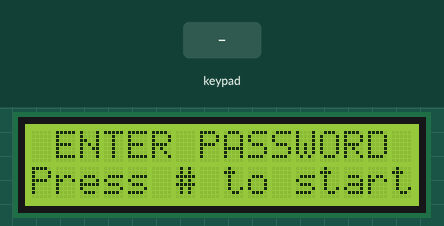
This sketch was run on a simulated Arduino Uno, built with avr-gcc and run on an emulated ATmega328P. Parts: 16×2 character LCD. Inputs (shaded band) come from the test bench.

Above: at 1.2 s.
1.3 s: key '#' pressed
At 2.5 s:
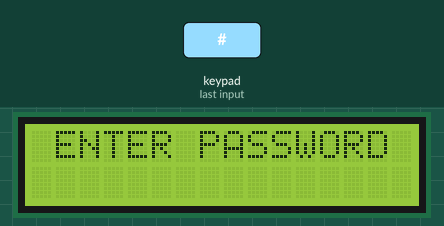
2.8 s: keypad keys 4 8 2 6 pressed 0.4 s apart
At 3.4 s:
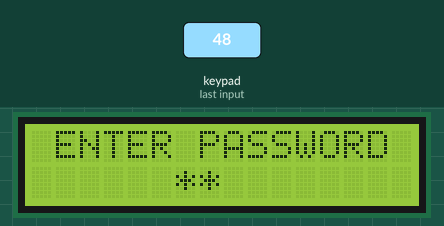
At 4.8 s:
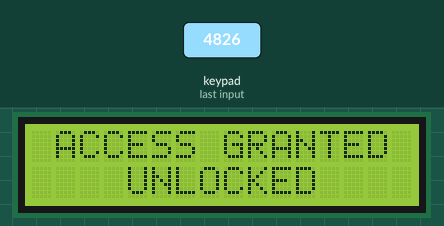
Timing chart, 0 to 6.3 s (numbered marks = the images above; inputs shaded):
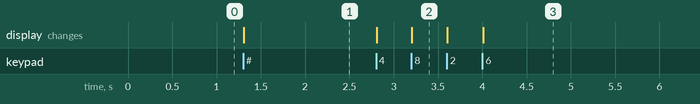

Measured:
- after the input at 1.3 s, the display: changes at once (image 1)
- after the input at 2.8 s, the display: first changes at once (image 2 shows a later state)

The sketch:

a4_libraries.ino
```cpp
#include <Keypad.h> // library to read input from keypad
#include <LiquidCrystal.h> // library to control LCD display

const byte ROWS = 4; // four rows
const byte COLS = 3;    // three columns

// define the cymbols on the buttons of the keypads
char keys[ROWS][COLS] = {
  {'1','2','3'},
  {'4','5','6'},
  {'7','8','9'},
  {'*','0','#'}
};

// connect keypad row and column pins to Arduino pins
byte rowPins[ROWS]={7, 6, A0, A1};
byte colPins[COLS]={A2, A3, A4};

// initialize keypad and LCD objects
Keypad keypad = Keypad(makeKeymap(keys), rowPins, colPins, ROWS, COLS);
LiquidCrystal lcd(12, 11, 5, 4, 3, 2);


const char CODE[] = "4826"; // correct password
int inputLen = 0; // records number of digits entered
int failCount = 0; // counts failed attempts
const int MAX_FAILS = 3; // 3 incorrect tries before lockout
const unsigned long LOCKOUT_MS = 10000; // 10 seconds lockout time
unsigned long lockedUntil = 0; // stores when lockout ends

// clear and print two lines on LCD with two input parameters
void displayScreen(const char* line1, const char* line2 = "") {
  lcd.clear(); // clear previous text
  // set cursor to first line and print first message
  lcd.setCursor(0,0);
  lcd.print(line1);

  // set cursor to second line and print second message
  lcd.setCursor(0,1);
  lcd.print(line2);
}

void setup() {
  lcd.begin(16, 2); // initialize LCD (16 cols x 2 rows)
  displayScreen(" ENTER PASSWORD", "Press # to start"); // set up default screen
}

void loop() {
  // system starts only when user presses #
  if (keypad.getKey() == '#') {
    char* inputs = getInput(); // retrieve inputs

    // check if code is correct
    if (isCorrect(inputs)) {
      failCount = 0; // reset failed attempts
      displayScreen(" ACCESS GRANTED", "    UNLOCKED"); // display unlocked message on screen
      delay(800); // short delay before reset

    } else { // incorrect attempt
      failCount++; // increment failed attempt count by 1

      // if attempts are still under max limit
      if (failCount < MAX_FAILS) {
        displayScreen("  ACCESS DENIED", "   Try again"); // display error message
        delay(800); // short delay

      } else { // reach the max fail attempts
        lockedUntil = millis() + LOCKOUT_MS; // set unlock time as 10 sec later
        displayScreen("   LOCKED OUT", "Too many tries"); // display lockout message

        // while 10 seconds isn't up
        while (millis() < lockedUntil) {
          lockoutCountdown(); // show countdown
          delay(200); // update every .2 seconds
        }
        failCount = 0;  // reset fails after timeout
      }

    // reset input length and display screen
    reset();
    }
  }

}

// reads 4 digits from keypad input and returns that input
char* getInput() {
  inputLen = 0; // reset input length to 0
  static char inputs[4]; // store up to 4 characters
  lcd.clear(); // clear previous text
  lcd.print(" ENTER PASSWORD"); // display input prompt
  lcd.setCursor(0, 1); // go to second line
  lcd.print("      ");  // just spacing for centered text

  // loop until all 4 digits have been entered
  while (inputLen < 4) {
    char key = keypad.getKey(); // read key press
    if (key) { // only process valid key press
      inputs[inputLen] = key; // store the key in the array
      inputLen++; // update numbers of digits entered
      lcd.print("*"); // show * for each digit entered
    }
  }
  return inputs; // return the input
}

// checks if the entered digits match the correct CODE
bool isCorrect(char inputs[]) {
  // loop through all digits entered
  for (int i = 0; i < inputLen; i++) {
    // if any digit doesn’t match, return false
    if (inputs[i] != CODE[i]) {
      return false;
    }
  }
  // otherwise, return true
  return true;
}

// displays countdown timer while system is locked
void lockoutCountdown() {
  long timeRemaining = (long)(lockedUntil - millis()); // calculate remaining time
  int secs = (timeRemaining + 999) / 1000; // convert to seconds
  lcd.setCursor(0, 1); // move to second line

  // print remaining seconds
  lcd.print("  Retry in ");
  lcd.print(secs);
  lcd.print("s   ");
}

// resets everything to the start screen
void reset() {
  inputLen = 0; // clear number of entered digits
  displayScreen(" ENTER PASSWORD", "Press # to start"); // show starting message
}
```
